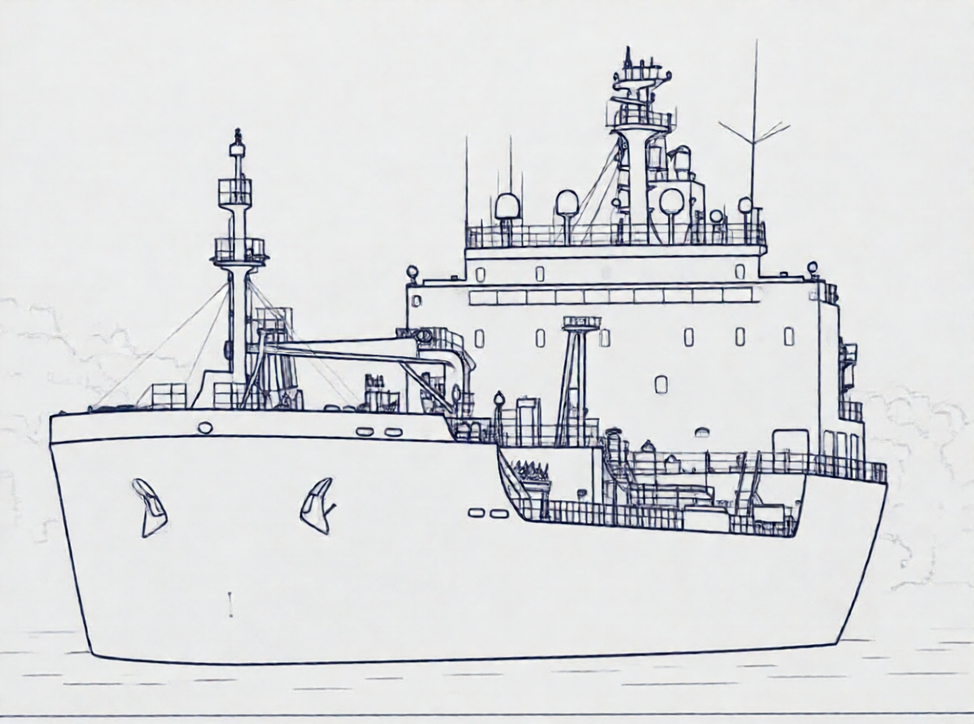
#> input picture input/Qwen_Edit_2511_Q4_00041_.png, 974 x 724 px, shrunk from 1184 x 880 before the run, found by its file name
$ python png_to_svg.py ../../input/Qwen_Edit_2511_Q4_00041_.png
#> lines starting #> are read from the running program, lines starting #| are printed output that depends on the picture; after the words box and inside, x2 and y2 are one past the last pixel; in counts of white or black regions, pixels touching at a corner belong together
#!/usr/bin/env python3
"""
Custom centerline tracing: raster → skeleton graph → stroke SVG (no Potrace).

Pipeline stages (fixed order; each can be toggled except SVG generation):
grayscale → denoise → threshold → CC cleanup → morph (optional) → skeletonize
→ graph → edge traversal → Douglas–Peucker → geo post-proc (optional)
→ section detect (optional) → SVG paths (grouped by section) → SVG optimisation.


Each run writes previews under output/svg/<name>_<timestamp>/.
"""

from __future__ import annotations

import argparse
import hashlib
import sys
from collections import defaultdict
from dataclasses import dataclass
from datetime import datetime
from pathlib import Path

import cv2
import networkx as nx
import numpy as np
import sknw  # type: ignore[import-untyped]
from shapely.geometry import LineString  # type: ignore[import-untyped]
from skimage.morphology import skeletonize

_SCRIPT_DIR = Path(__file__).resolve().parent
_DEFAULT_OUTPUT_DIR = _SCRIPT_DIR / "output"


@dataclass
class PipelineFlags:
    grayscale: bool
    denoise: bool
    threshold: bool
    cc_cleanup: bool
    morph: bool
    skeletonize: bool
    graph: bool
    traversal: bool
    simplify: bool
    geo_postproc: bool
    svg_opt: bool
    section_detect: bool
    orient: bool


def _load_image_bgr(path: Path) -> np.ndarray:
    img = cv2.imread(str(path), cv2.IMREAD_COLOR)
    if img is None:
        raise FileNotFoundError(f"could not read image: {path}")
    return img


def stage_grayscale(
    bgr: np.ndarray, enabled: bool
) -> tuple[np.ndarray, np.ndarray]:
    """Return (work_gray, preview_same_as_output)."""
    if enabled:
        gray = cv2.cvtColor(bgr, cv2.COLOR_BGR2GRAY)
    else:
        gray = bgr[:, :, 0].copy()
    return gray, gray


def stage_denoise(gray: np.ndarray, enabled: bool, blur_ksize: int) -> np.ndarray:
    if not enabled:
        return gray
    k = blur_ksize if blur_ksize % 2 == 1 else blur_ksize + 1
    k = max(1, k)
    blurred = cv2.GaussianBlur(gray, (k, k), 0)
    # Light bilateral to reduce speckle without destroying edges
    return cv2.bilateralFilter(blurred, d=3, sigmaColor=25, sigmaSpace=3)


def _lines_white_from_threshold(work: np.ndarray, threshold: int) -> np.ndarray:
    """Binary image: line pixels = 255, background = 0 (same convention as Potrace inv)."""
    if threshold == 0:
        _, mask = cv2.threshold(work, 0, 255, cv2.THRESH_BINARY + cv2.THRESH_OTSU)
        if np.mean(mask) > 127:
            mask = 255 - mask
        lines_white = mask
    else:
        _, mask = cv2.threshold(work, threshold, 255, cv2.THRESH_BINARY)
        lines_white = 255 - mask
    return lines_white


def stage_threshold(work: np.ndarray, enabled: bool, threshold: int) -> np.ndarray:
    if not enabled:
        return work
    return _lines_white_from_threshold(work, threshold)


def _is_binary_lines(img: np.ndarray) -> bool:
    if img.size == 0:
        return True
    u = np.unique(img)
    if len(u) > 3:
        return False
    return set(int(x) for x in u.tolist()) <= {0, 255}


def _to_lines_white_binary(img: np.ndarray) -> np.ndarray:
    if _is_binary_lines(img):
        b = img.astype(np.uint8)
        if np.median(b) > 127:
            return 255 - b
        return b
    _, otsu = cv2.threshold(img.astype(np.uint8), 0, 255, cv2.THRESH_BINARY + cv2.THRESH_OTSU)
    if np.mean(otsu) > 127:
        otsu = 255 - otsu
    return otsu


def stage_cc_cleanup(lines_white: np.ndarray, enabled: bool, min_area: int) -> np.ndarray:
    if not enabled:
        return lines_white
    bin_img = _to_lines_white_binary(lines_white)
    num, labels, stats, _ = cv2.connectedComponentsWithStats(bin_img, connectivity=8)
    clean = np.zeros_like(bin_img)
    for i in range(1, num):
        if stats[i, cv2.CC_STAT_AREA] >= min_area:
            clean[labels == i] = 255
    return clean


def stage_morph(lines_white: np.ndarray, enabled: bool, ksize: int) -> np.ndarray:
    if not enabled:
        return lines_white
    bin_img = _to_lines_white_binary(lines_white)
    k = max(1, int(ksize))
    kernel = cv2.getStructuringElement(cv2.MORPH_RECT, (k, k))
    closed = cv2.morphologyEx(bin_img, cv2.MORPH_CLOSE, kernel)
    return closed


def stage_skeletonize(lines_white: np.ndarray, enabled: bool) -> np.ndarray:
    bin_img = _to_lines_white_binary(lines_white)
    fg = bin_img > 0
    if not enabled:
        return (fg.astype(np.uint8) * 255)
    skel = skeletonize(fg)
    return (skel.astype(np.uint8) * 255)


def stage_graph(skeleton: np.ndarray, enabled: bool) -> nx.Graph | None:
    if not enabled:
        return None
    ske = (skeleton > 0).astype(np.uint16)
    if not np.any(ske):
        return nx.Graph()
    return sknw.build_sknw(ske, multi=False, iso=True, ring=True, full=True)


# [274 lines left out: functions stage_traversal, stage_traversal_passthrough, stage_simplify, stage_geo_postproc, estimate_orientation, rotate_polylines and 4 more, not called in this run]


def bitmap_to_svg_centerline(
    image_name: str,
    output_root: Path,
    flags: PipelineFlags,
    threshold: int,
    min_area: int,
    blur_ksize: int,
    morph_ksize: int,
    epsilon: float,
    geo_tolerance: float,
    stroke_width: float,
    stroke_color: str,
    svg_precision: int,
    section_bow_threshold: float,
) -> Path:
    input_path = output_root / image_name
    if not input_path.is_file():
        print(f"Error: image not found: {input_path}", file=sys.stderr)
        sys.exit(1)

    stem = input_path.stem
    stamp = datetime.now().strftime("%Y%m%d_%H%M%S")
    run_dir = output_root / "svg" / f"{stem}_{stamp}_centerline"
    run_dir.mkdir(parents=True, exist_ok=True)

    bgr = _load_image_bgr(input_path)
    h, w = bgr.shape[:2]  # starting canvas size; the orient step updates it

    # 1 — Grayscale
    work, preview = stage_grayscale(bgr, flags.grayscale)
    cv2.imwrite(str(run_dir / "01_grayscale.png"), preview)

    # 2 — Denoise
    work = stage_denoise(work, flags.denoise, blur_ksize)
    cv2.imwrite(str(run_dir / "02_denoised.png"), work)

    # 3 — Threshold
    work = stage_threshold(work, flags.threshold, threshold)
    cv2.imwrite(str(run_dir / "03_threshold.png"), work)

    # 4 — CC cleanup
    work = stage_cc_cleanup(work, flags.cc_cleanup, min_area)
    cv2.imwrite(str(run_dir / "04_clean.png"), work)

    # 5 — Morph (optional)
    work = stage_morph(work, flags.morph, morph_ksize)
    if flags.morph:
        cv2.imwrite(str(run_dir / "04b_morph.png"), work)

    # 6 — Skeleton
    skeleton = stage_skeletonize(work, flags.skeletonize)
    cv2.imwrite(str(run_dir / "05_skeleton.png"), skeleton)

    # 7 — Graph
    graph = stage_graph(skeleton, flags.graph)

    # 8 — Traversal
    if flags.traversal:
        polylines = stage_traversal(graph, enabled=True)
    else:
        polylines = stage_traversal_passthrough(graph)

    # 9 — Simplify
    polylines = stage_simplify(polylines, flags.simplify, epsilon)

    # 10 — Geo
    polylines = stage_geo_postproc(
        polylines, flags.geo_postproc, geo_tolerance
    )

    # 10.5 — Orientation normalisation → bow up, portrait
    if flags.orient:
        mask = _to_lines_white_binary(work)  # cleaned black-and-white ship
        angle = estimate_orientation(mask)  # how far to spin it
        polylines, w, h = rotate_polylines(polylines, angle, w, h)
        print(f"Orientation: rotated {angle:.1f} deg -> canvas {w}x{h}")

    # 11 — Section detection + debug preview
    if flags.section_detect:
        section_map = stage_section_detect(
            polylines,
            width=w,
            height=h,
            bow_threshold=section_bow_threshold,
        )
    else:
        section_map = {i: "default" for i in range(len(polylines))}
    _save_section_debug(polylines, section_map, w, h, run_dir / "06_sections.png")

    # 12 — SVG (grouped by section)
    svg_text = stage_svg_strings_grouped(
        polylines,
        section_map,
        width=w,
        height=h,
        stroke_width=stroke_width,
        stroke_color=stroke_color,
        svg_opt=flags.svg_opt,
        svg_precision=svg_precision,
    )
    svg_path = run_dir / "output.svg"
    svg_path.write_text(svg_text, encoding="utf-8")

    print(f"Done. Output: {svg_path}")
    return svg_path


def build_arg_parser() -> argparse.ArgumentParser:
    p = argparse.ArgumentParser(
        description=(
            "Convert a PNG to stroke-only SVG via centerline skeleton graph "
            "(scikit-image + sknw)."
        ),
    )
    p.add_argument("image_name", help="Basename under output/, e.g. blueprint2.png")
    p.add_argument(
        "--output-dir",
        type=Path,
        default=_DEFAULT_OUTPUT_DIR,
        help=f"Folder containing input images (default: {_DEFAULT_OUTPUT_DIR})",
    )

    # Per-stage disable flags (defaults: stages on except morph & geo_postproc)
    p.add_argument(
        "--no-grayscale",
        action="store_true",
        help="Skip BGR→gray conversion (use blue channel)",
    )
    p.add_argument("--no-denoise", action="store_true", help="Skip denoise filters")
    p.add_argument("--no-threshold", action="store_true", help="Skip binarisation")
    p.add_argument(
        "--no-cc-cleanup",
        action="store_true",
        help="Skip connected-component filtering",
    )
    p.add_argument(
        "--morph",
        action="store_true",
        help="Enable morphological closing repair (off by default)",
    )
    p.add_argument(
        "--no-skeletonize",
        action="store_true",
        help="Skip thinning (pass binary foreground through)",
    )
    p.add_argument(
        "--no-graph",
        action="store_true",
        help="Skip sknw graph build (no vector paths)",
    )
    p.add_argument(
        "--no-traversal",
        action="store_true",
        help="Skip traversal normalisation (raw sknw edge points)",
    )
    p.add_argument(
        "--no-simplify",
        action="store_true",
        help="Skip Douglas–Peucker simplification",
    )
    p.add_argument(
        "--geo-postproc",
        action="store_true",
        help="Enable Shapely geometry simplify (off by default)",
    )
    p.add_argument(
        "--no-svg-opt",
        action="store_true",
        help="Skip SVG coordinate rounding / duplicate path culling",
    )
    p.add_argument(
        "--no-section-detect",
        action="store_true",
        help="Skip ship-section grid split; emit a single group id=\"default\"",
    )
    p.add_argument(
        "--no-orient",
        action="store_true",
        help="Skip turning the ship upright (keep the original orientation)",
    )
    p.add_argument(
        "--section-bow-threshold",
        type=float,
        default=0.33,
        help="Normalised X cutoff for bow/stern zones (default 0.33 = thirds)",
    )

    p.add_argument(
        "--threshold",
        type=int,
        default=0,
        help="Fixed threshold 1–255, or 0 for Otsu (default 0)",
    )
    p.add_argument(
        "--min-area",
        type=int,
        default=6,
        help="Min CC area to keep (default 6)",
    )
    p.add_argument(
        "--blur-ksize",
        type=int,
        default=3,
        help="Gaussian blur kernel size (odd; default 3)",
    )
    p.add_argument(
        "--morph-ksize",
        type=int,
        default=2,
        help="Morph close kernel size (default 2)",
    )
    p.add_argument(
        "--epsilon",
        type=float,
        default=1.0,
        help="Douglas–Peucker epsilon in pixels (default 1.0)",
    )
    p.add_argument(
        "--geo-tolerance",
        type=float,
        default=0.5,
        help="Shapely simplify tolerance when --geo-postproc (default 0.5)",
    )
    p.add_argument("--stroke-width", type=float, default=1.0)
    p.add_argument("--stroke-color", type=str, default="#000000")
    p.add_argument(
        "--svg-precision",
        type=int,
        default=2,
        help="Decimal places in path coordinates when optimising (default 2)",
    )
    return p


def main() -> None:
    parser = build_arg_parser()
    args = parser.parse_args()

    flags = PipelineFlags(
        grayscale=not args.no_grayscale,
        denoise=not args.no_denoise,
        threshold=not args.no_threshold,
        cc_cleanup=not args.no_cc_cleanup,
        morph=args.morph,
        skeletonize=not args.no_skeletonize,
        graph=not args.no_graph,
        traversal=not args.no_traversal,
        simplify=not args.no_simplify,
        geo_postproc=args.geo_postproc,
        svg_opt=not args.no_svg_opt,
        section_detect=not args.no_section_detect,
        orient=not args.no_orient,
    )

    bitmap_to_svg_centerline(
        args.image_name,
        args.output_dir.resolve(),
        flags,
        threshold=args.threshold,
        min_area=args.min_area,
        blur_ksize=args.blur_ksize,
        morph_ksize=args.morph_ksize,
        epsilon=args.epsilon,
        geo_tolerance=args.geo_tolerance,
        stroke_width=args.stroke_width,
        stroke_color=args.stroke_color,
        svg_precision=args.svg_precision,
        section_bow_threshold=args.section_bow_threshold,
    )
#> in _load_image_bgr, img is the input picture: shape (724, 974, 3); mean B, G, R 223, 221.1, 219.7
#> in stage_denoise, `return cv2.bilateralFilter(blurred, d=3, sigmaColor=25, sigmaSpace=3)`:
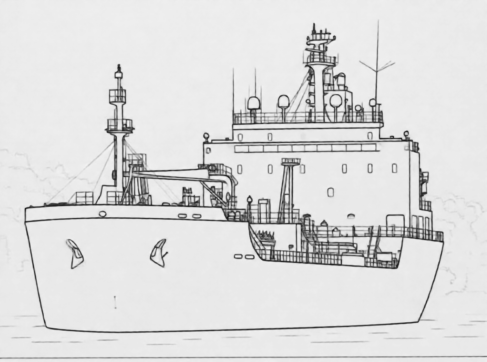
#> returned value: shape (724, 974) (shown at 1/2 size); min 23, max 248, mean 220.6
#> in _lines_white_from_threshold, `_, mask = cv2.threshold(work, 0, 255, cv2.THRESH_BINARY + cv2.THRESH_O..`:
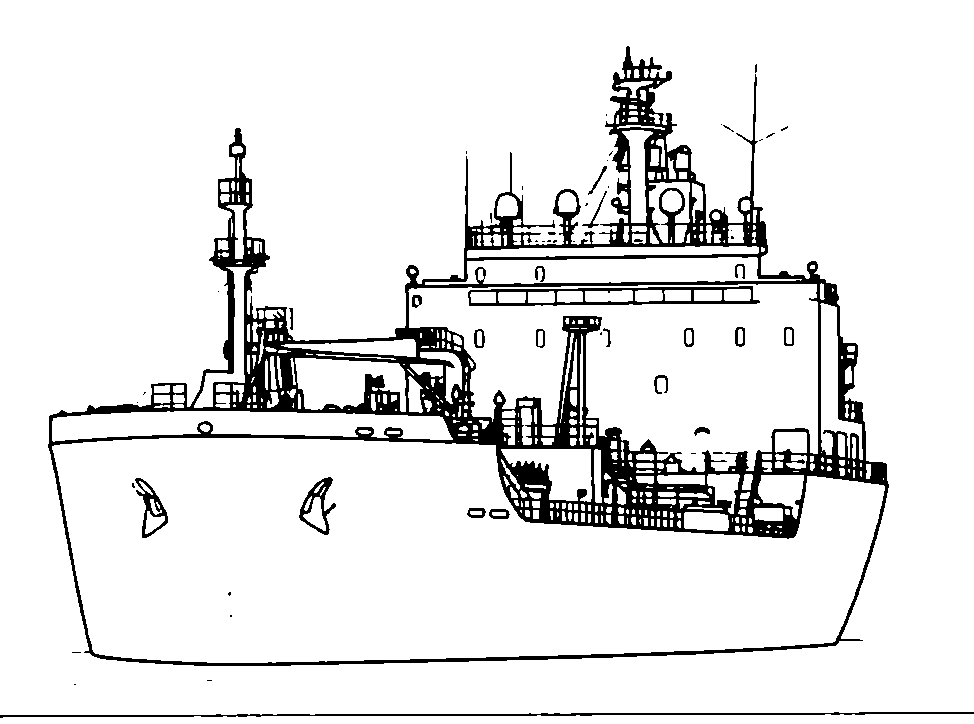
#> mask: shape (724, 974); 90.8% white; 56 black regions (33 under 20 px), largest, box (x1, y1, x2, y2) and area: (48, 46, 889, 666) 58277, (0, 712, 974, 718) 1971, (468, 286, 760, 306) 1882
#> in _is_binary_lines, `u = np.unique(img)`: u = [0, 255]
#> in stage_cc_cleanup, `num, labels, stats, _ = cv2.connectedComponentsWithStats(bin_img, conn..`:
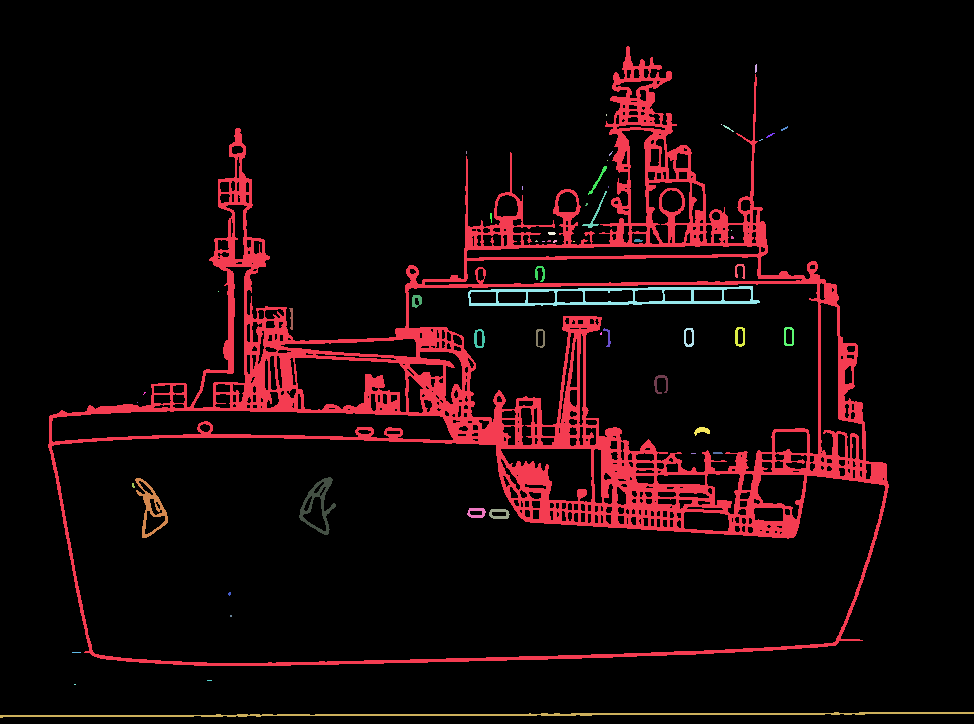
#> labels: shape (724, 974) int32; 57 distinct labels, from 0 to 56; one colour per label, 0 black
#> in stage_cc_cleanup, `num, labels, stats, _ = cv2.connectedComponentsWithStats(bin_img, conn..`: num = 57; stats = 57 rows, first 6: [0, 0, 974, 724, 640058], [48, 46, 841, 620, 58277], [755, 64, 2, 9, 16], [606, 114, 1, 2, 2], [721, 124, 1, 1, 1], [723, 125, 11, 7, 18]
#> in stage_skeletonize, `skel = skeletonize(fg)`:
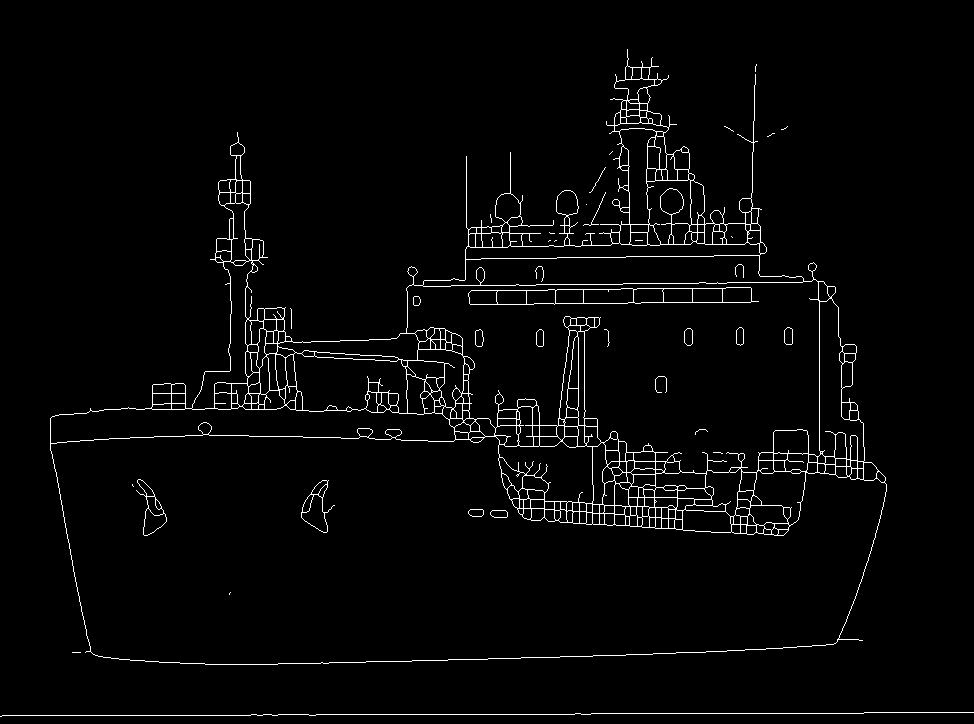
#> skel: shape (724, 974) bool; 2.6% white in thin lines or dots
#> (the call stopped at in stage_graph, `return sknw.build_sknw(ske, multi=False, iso=True, ring=True, full=True)`: sknw is not available in this run)


if __name__ == "__main__":
    main()
